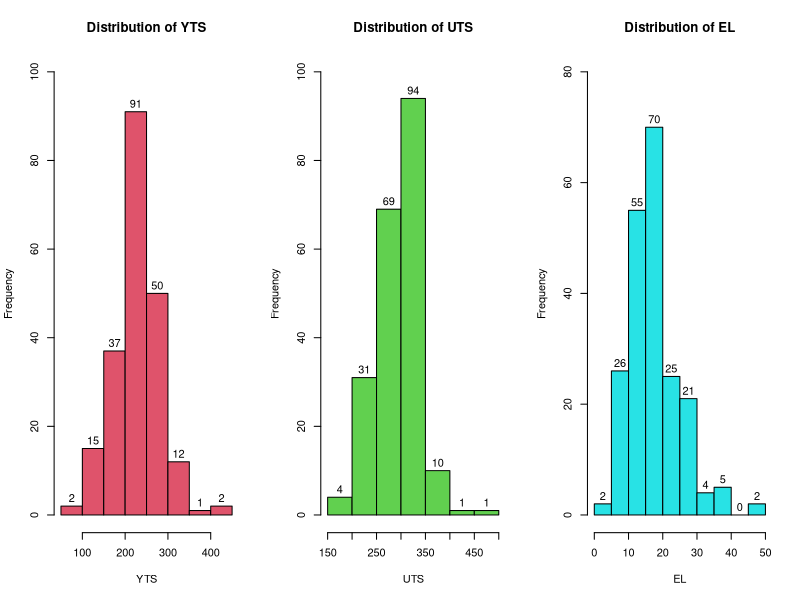
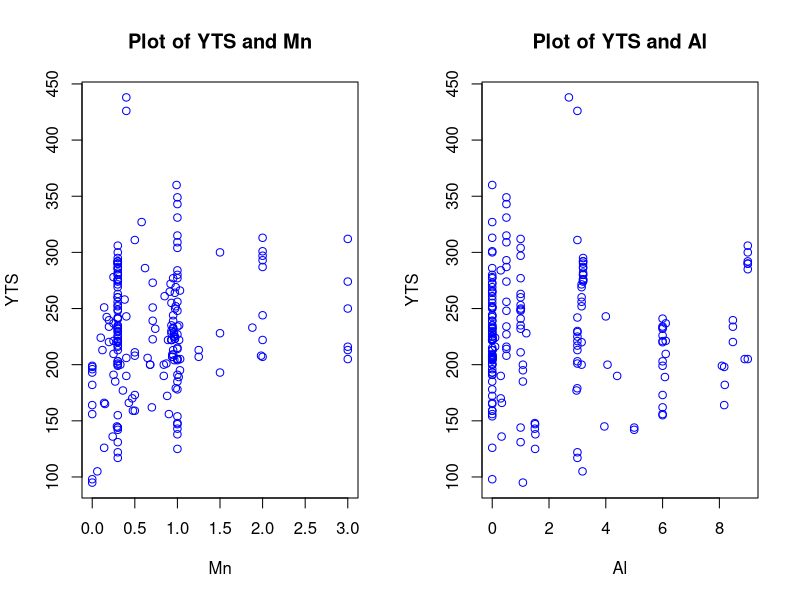
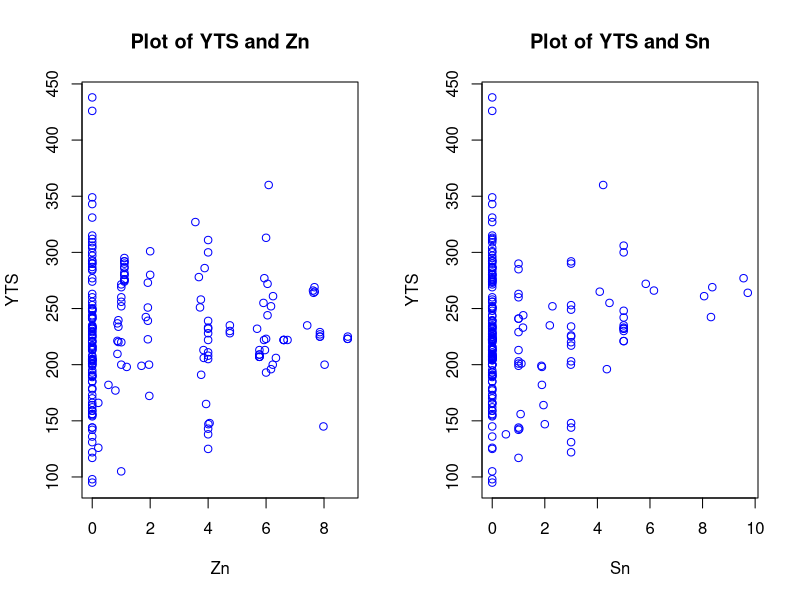
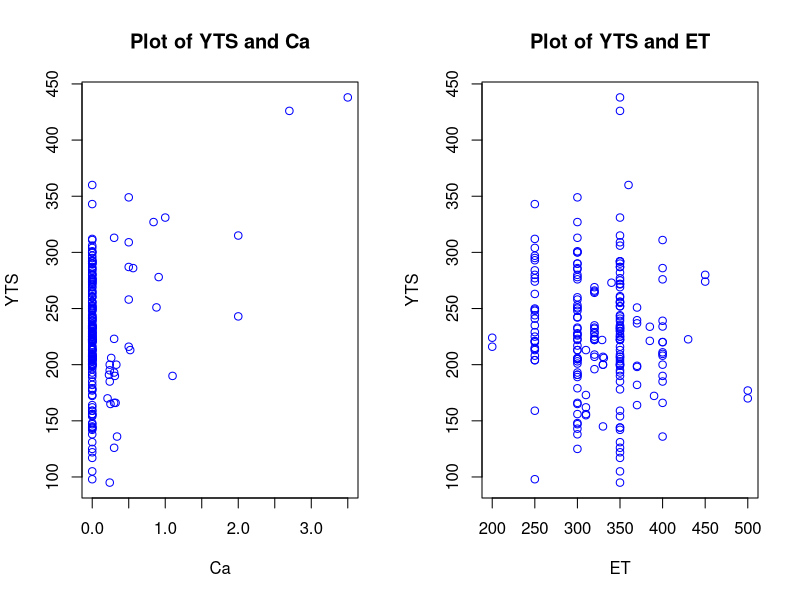
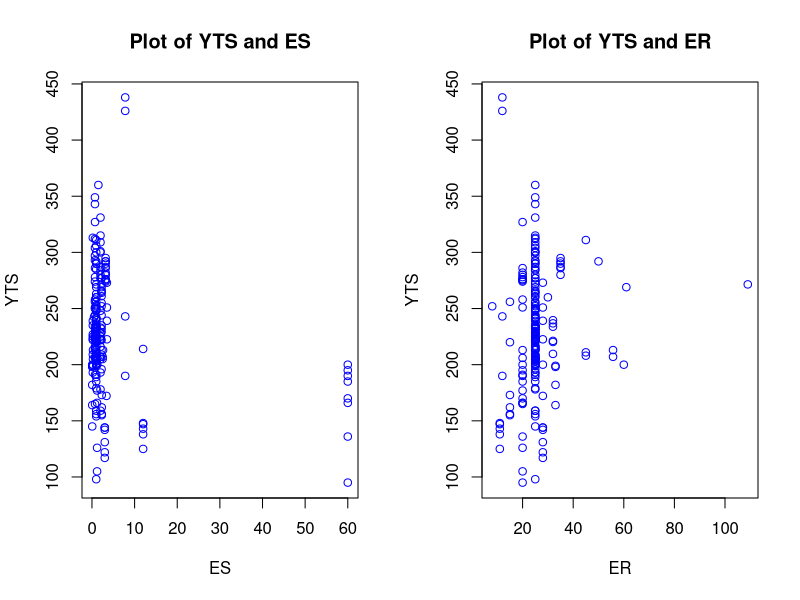
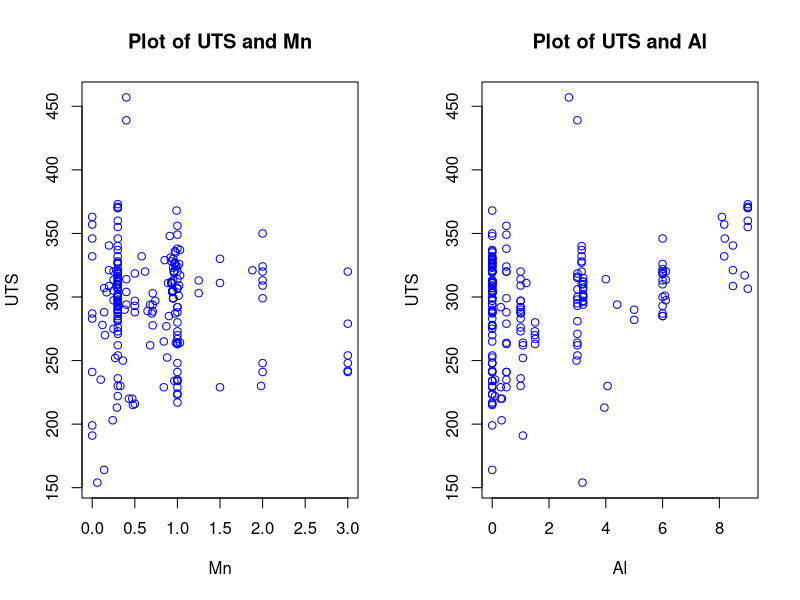
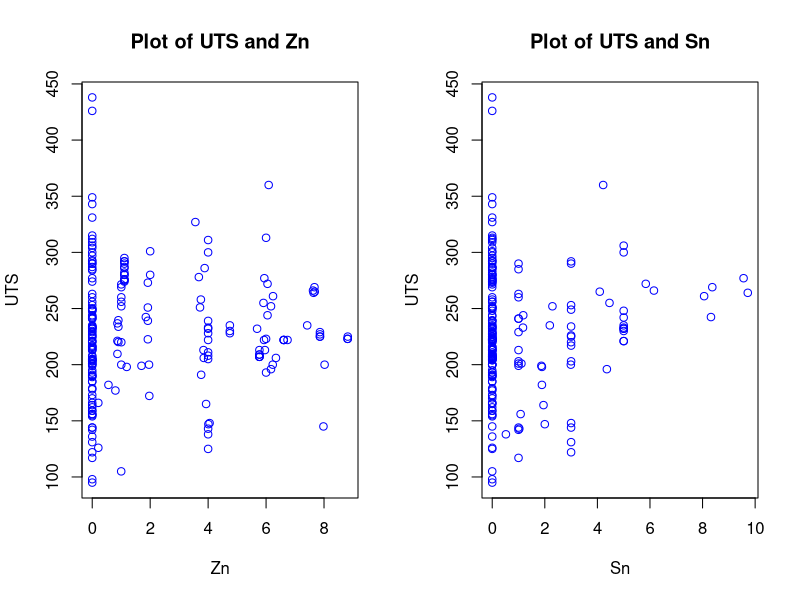
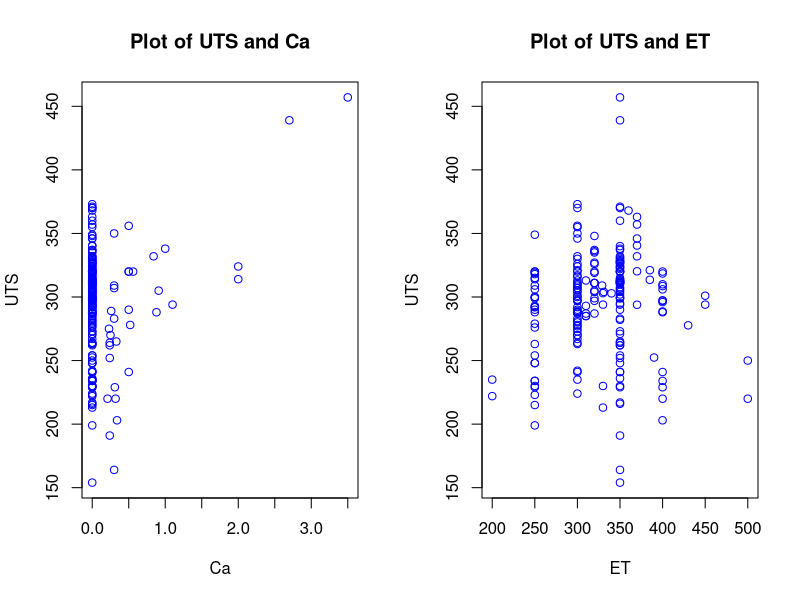

Recreate these plots in R, in order.
## ---- chunk 1
# khai báo thư viện readxl
library(readxl)

# đọc dữ liệu từ file
data = read_excel("Mg_alloys_data.xlsx")
# in ra 5 dòng đầu của dữ liệu
head(data,5)
## ---- chunk 2
# kiểm tra dữ liệu có dữ liệu lỗi không
apply(is.na(data),2,which)
## ---- chunk 3
# tìm giá  trị trung bình
mean = apply(data,2,mean)

# tìm độ lệch chuẩn
sd = apply(data,2,sd)

# tìm min
min_value = apply(data,2,min)

# tìm max
max_value = apply(data,2,max)

# tìm giá trị tại điểm có xác suất phân bố là 25%
Q1 = apply(data,2,quantile,probs=0.25)

# tìm giá trị tại điểm có xác suất phân bố là 50%
median = apply(data,2,median)

# tìm giá trị tại điểm có xác suất phân bố là 75%
Q3 = apply(data,2,quantile,probs=0.75)

# in ra bảng dữ liệu của các phép tính trên
t(data.frame(mean,sd,min_value,max_value,Q1,median,Q3))
## ---- chunk 4
# operator $ dùng để lấy dữ liệu của một cột dữ liệu chỉ định

# tạo subplot có 1 hàng 3 cột 
par(mfrow=c(1,3))

# vẽ biểu đồ histogram thể hiện sự phân bố cho 3 cột YTS, UTS, EL
hist(data$YTS,xlab="YTS",main="Distribution of YTS",ylim=c(0,100),col=2,labels=T)
hist(data$UTS,xlab="UTS",main="Distribution of UTS",ylim=c(0,100),col=3,labels=T)
hist(data$EL,xlab="EL",main="Distribution of EL",ylim=c(0,80),col=5,labels=T)
## ---- chunk 5
# tạo subplot có 1 hàng 2 cột
par(mfrow = c(1,2))

# vẽ biểu đồ thể hiện sự ảnh hưởng của Mn, Al lên YTS
plot(YTS~Mn,data=data,xlab="Mn",ylab="YTS",main="Plot of YTS and Mn", col="blue")
plot(YTS~Al,data=data,xlab="Al",ylab="YTS",main="Plot of YTS and Al", col="blue")
## ---- chunk 6
par(mfrow = c(1,2))

# vẽ biểu đồ thể hiện sự ảnh hưởng của Zn, Sn lên YTS
plot(YTS~Zn,data=data,xlab="Zn",ylab="YTS",main="Plot of YTS and Zn", col="blue")
plot(YTS~Sn,data=data,xlab="Sn",ylab="YTS",main="Plot of YTS and Sn", col="blue")
## ---- chunk 7
par(mfrow = c(1,2))

# vẽ biểu đồ thể hiện sự ảnh hưởng của Ca, ET lên YTS
plot(YTS~Ca,data=data,xlab="Ca",ylab="YTS",main="Plot of YTS and Ca", col="blue")
plot(YTS~ET,data=data,xlab="ET",ylab="YTS",main="Plot of YTS and ET", col="blue")
## ---- chunk 8
par(mfrow = c(1,2))

# vẽ biểu đồ thể hiện sự ảnh hưởng của ES, ER lên YTS
plot(YTS~ES,data=data,xlab="ES",ylab="YTS",main="Plot of YTS and ES", col="blue")
plot(YTS~ER,data=data,xlab="ER",ylab="YTS",main="Plot of YTS and ER", col="blue")
## ---- chunk 9
par(mfrow = c(1,2))

# vẽ biểu đồ thể hiện sự ảnh hưởng của Mn, Al lên UTS
plot(UTS~Mn,data=data,xlab="Mn",ylab="UTS",main="Plot of UTS and Mn",
     col="blue")
plot(UTS~Al,data=data,xlab="Al",ylab="UTS",main="Plot of UTS and Al", col="blue")
## ---- chunk 10
par(mfrow = c(1,2))

# vẽ biểu đồ thể hiện sự ảnh hưởng của Zn, Sn lên UTS
plot(YTS~Zn,data=data,xlab="Zn",ylab="UTS",main="Plot of UTS and Zn", col="blue")
plot(YTS~Sn,data=data,xlab="Sn",ylab="UTS",main="Plot of UTS and Sn", col="blue")
## ---- chunk 11
par(mfrow = c(1,2))

# vẽ biểu đồ thể hiện sự ảnh hưởng của Ca, ET lên UTS
plot(UTS~Ca,data=data,xlab="Ca",ylab="UTS",main="Plot of UTS and Ca", col="blue")
plot(UTS~ET,data=data,xlab="ET",ylab="UTS",main="Plot of UTS and ET", col="blue")
## ---- chunk 12
par(mfrow = c(1,2))

# vẽ biểu đồ thể hiện sự ảnh hưởng của ES, ER lên UTS
plot(UTS~ES,data=data,xlab="ES",ylab="UTS",main="Plot of UTS and ES", col="blue")
plot(UTS~ER,data=data,xlab="ER",ylab="UTS",main="Plot of UTS and ER", col="blue")
## ---- chunk 13
par(mfrow = c(1,2))

# vẽ biểu đồ thể hiện sự ảnh hưởng của Mn, Al lên EL
plot(EL~Mn,data=data,xlab="Mn",ylab="EL",main="Plot of EL and Mn", col="blue")
plot(EL~Al,data=data,xlab="Al",ylab="EL",main="Plot of EL and Al", col="blue")
## ---- chunk 14
par(mfrow = c(1,2))

# vẽ biểu đồ thể hiện sự ảnh hưởng của Zn, Sn lên EL
plot(EL~Zn,data=data,xlab="Zn",ylab="EL",main="Plot of EL and Zn", col="blue")
plot(EL~Sn,data=data,xlab="Sn",ylab="EL",main="Plot of EL and Sn", col="blue")
## ---- chunk 15
par(mfrow = c(1,2))

# vẽ biểu đồ thể hiện sự ảnh hưởng của Ca, ET lên EL
plot(EL~Ca,data=data,xlab="Ca",ylab="EL",main="Plot of EL and Ca", col="blue")
plot(EL~ET,data=data,xlab="ET",ylab="EL",main="Plot of EL and ET", col="blue")
## ---- chunk 16
par(mfrow = c(1,2))

# vẽ biểu đồ thể hiện sự ảnh hưởng của ES, ER lên EL
plot(EL~ES,data=data,xlab="ES",ylab="EL",main="Plot of EL and ES", col="blue")
plot(EL~ER,data=data,xlab="ER",ylab="EL",main="Plot of EL and ER", col="blue")
## ---- chunk 17
# fit model cho việc hồi quy tuyến tính dự đoán YTS dự trên ảnh hưởng của các yếu tố 
model_1 = lm(YTS~Mn+Al+Zn+Sn+Ca+ES+ER+ET,data=data)
summary(model_1)
## ---- chunk 18
model_2 = lm(YTS~Mn+Sn+Ca+ES+ER,data=data)
summary(model_2)
## ---- chunk 19
# phân tích phương sai giữa 2 model
anova(model_1,model_2)
## ---- chunk 20
plot(model_2)
## ---- chunk 21
# fit model cho việc hồi quy tuyến tính dự đoán UTS dự trên ảnh hưởng của các yếu tố 
model_3 = lm(UTS~Mn+Al+Zn+Sn+Ca+ES+ER+ET,data=data)
summary(model_3)
## ---- chunk 22
# fit model cho việc hồi quy tuyến tính dự đoán UTS dự trên ảnh hưởng của các yếu tố (ngoại trừ ET)
model_4 = lm(UTS~Mn+Al+Zn+Sn+Ca+ES+ER,data=data)
summary(model_4)
## ---- chunk 23
# phân tích phương sai giữa 2 model
anova(model_3,model_4)
## ---- chunk 24
plot(model_4)
## ---- chunk 25
# fit model cho việc hồi quy tuyến tính dự đoán EL dự trên ảnh hưởng của các yếu tố chỉ định
model_5 = lm(EL~Mn+Al+Zn+Sn+Ca+ES+ER+ET,data=data)
summary(model_5)
## ---- chunk 26
# fit model cho việc hồi quy tuyến tính dự đoán UTS dự trên ảnh hưởng của các yếu tố chỉ định (ngoại trừ ES, Mn, ER)
model_6 = lm(EL~Al+Zn+Sn+Ca+ET,data=data)
summary(model_6)
## ---- chunk 27
# phân tích phương sai cho 2 model
anova(model_5,model_6)
## ---- chunk 28
plot(model_6)
